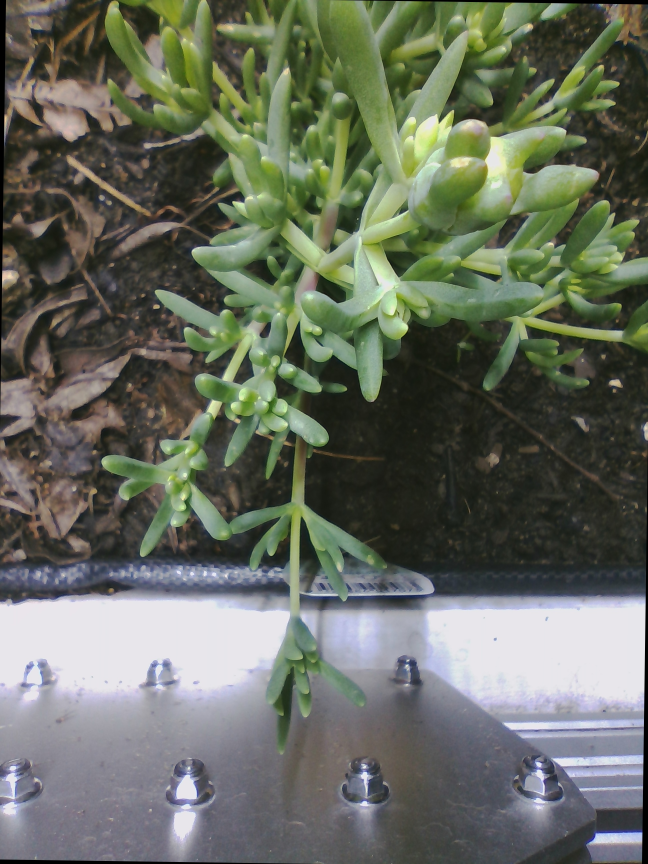
#> input picture source/513126.jpg, 1944 x 2592 px (shown at 1/3 size); its folder holds only this picture in this run
$ python genCrop.py
#> lines starting #> are read from the running program, lines starting #| are printed output that depends on the picture
# Importing Image class from PIL module
import PIL
import os
import os.path
import cv2
from PIL import Image
import asyncio
import sys
import numpy as np

# Assumes images are in 1944x2592 dimensions and in .jpg format
sourceFolder = "./source"
sourceFolderCropTopLeft = "xxx"
sourceFolderCropBottomLeft = "xxx"
currentDir="xxx"


def cropTopLeft():
    (left, upper, right, lower) = (0, 0, 1024, 1024)

    for file in os.listdir(sourceFolder):
        f_img = sourceFolder+"/"+file
        img = Image.open(f_img)
#> img is the input picture: PIL image 1944x2592 RGB; mean R, G, B 103.3, 108.9, 95.7
        # Cropping
        img = img.crop((left, upper, right, lower))
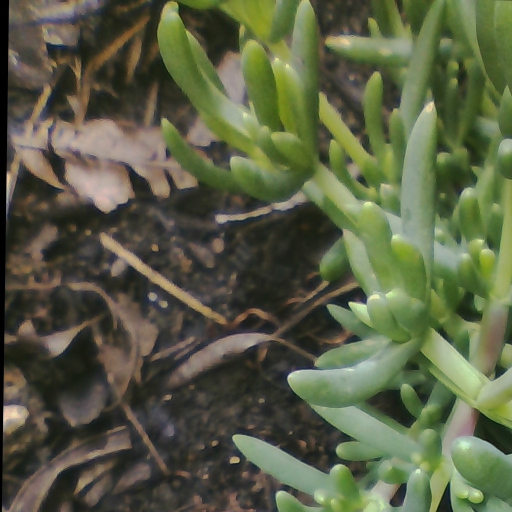
#> img: PIL image 1024x1024 RGB (shown at 1/2 size); mean R, G, B 89.4, 95.1, 68.7
        # You should change 'test' to your preferred folder.
        MYDIR = ("topLeftCrop")
        CHECK_FOLDER = os.path.isdir(MYDIR)

        # If folder doesn't exist, then create it.
        if not CHECK_FOLDER:
            os.makedirs(MYDIR)
            print("created folder : ", MYDIR)

        # You should change 'test' to your preferred folder.
        MYDIR2 = ("Final")
        CHECK_FOLDER = os.path.isdir(MYDIR2)

        # If folder doesn't exist, then create it.
        if not CHECK_FOLDER:
            os.makedirs(MYDIR2)
            print("created folder : ", MYDIR2)

        newDir = os.path.join(os.getcwd(), MYDIR)
        global sourceFolderCropTopLeft
        global currentDir
        sourceFolderCropTopLeft = newDir
        currentDir = os.path.join(os.getcwd(), "Final")

        file = "cropTopLeft" + file
        destination = os.path.join(os.getcwd(), MYDIR, file)
        destination2 = os.path.join(currentDir, file)
        #print(destination)
        img.save(destination)
        img.save(destination2)

def cropBottomLeft():
    (left, upper, right, lower) = (0, 1568, 1024, 2592)

    for file in os.listdir(sourceFolder):
        f_img = sourceFolder+"/"+file
        img = Image.open(f_img)
        # Cropping
        img = img.crop((left, upper, right, lower))
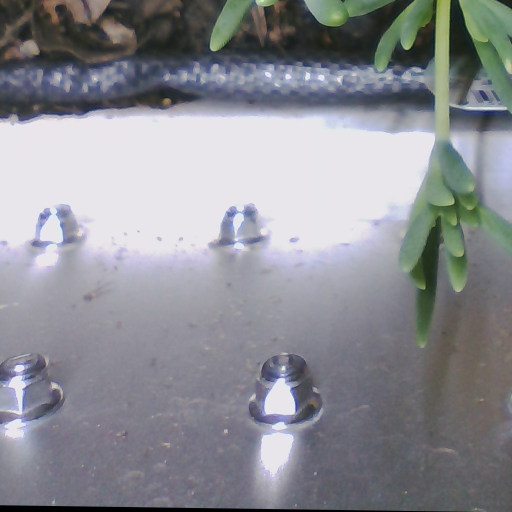
#> img: PIL image 1024x1024 RGB (shown at 1/2 size); mean R, G, B 140, 141.3, 147.2
        # You should change 'test' to your preferred folder.
        MYDIR = ("cropBottomLeft")
        CHECK_FOLDER = os.path.isdir(MYDIR)

        # If folder doesn't exist, then create it.
        if not CHECK_FOLDER:
            os.makedirs(MYDIR)
            print("created folder : ", MYDIR)

        newDir = os.path.join(os.getcwd(), MYDIR)
        global sourceFolderCropBottomLeft
        sourceFolderCropBottomLeft = newDir
        #print(sourceFolderCropBottomLeft)

        file = "cropBottomLeft" + file
        destination = os.path.join(os.getcwd(), MYDIR, file)
        #print(destination)
        destination2 = os.path.join(currentDir, file)
        #print(destination)
        img.save(destination)
        img.save(destination2)


# [162 lines left out: functions detectGreen, increaseGreen, hue, saturation, not called in this run]

        #_____END_____#


#print(len(sys.argv))
#print(str(sys.argv))


async def main():
    cropTopLeft()
    cropBottomLeft()


asyncio.run(main())

$ run again, on source/513190.jpg
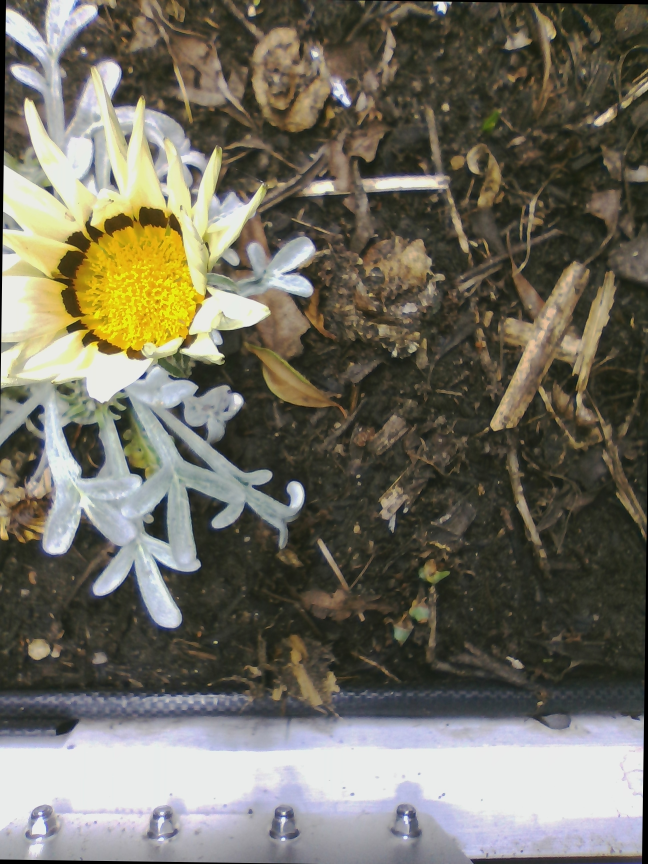
#> input picture source/513190.jpg, 1944 x 2592 px (shown at 1/3 size)
#> in cropTopLeft, img is the input picture: PIL image 1944x2592 RGB; mean R, G, B 113.3, 110, 97.1
#> in cropTopLeft, `img = img.crop((left, upper, right, lower))`:
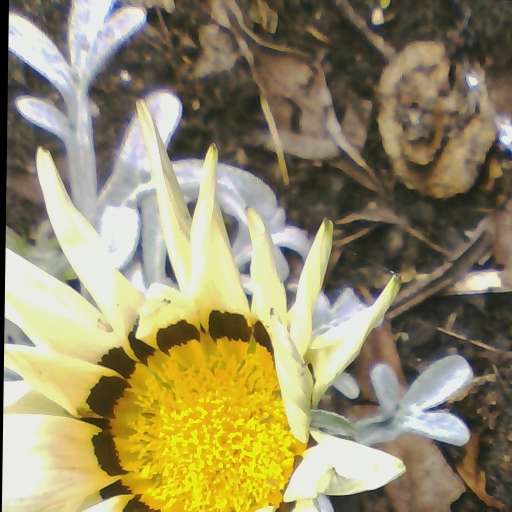
#> img: PIL image 1024x1024 RGB (shown at 1/2 size); mean R, G, B 149.2, 140, 104.5
#> in cropBottomLeft, `img = img.crop((left, upper, right, lower))`:
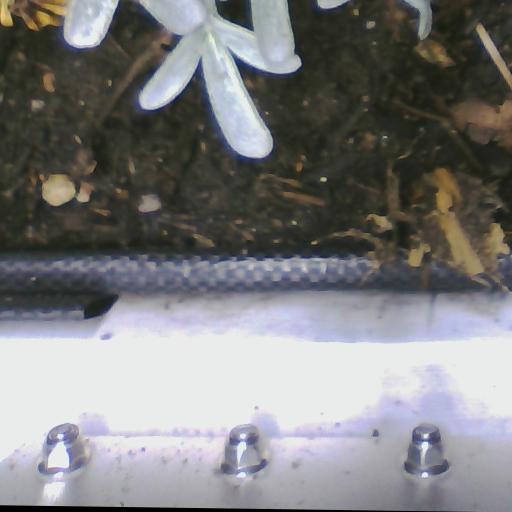
#> img: PIL image 1024x1024 RGB (shown at 1/2 size); mean R, G, B 124.8, 124.9, 125.4

$ run again, on source/513194.jpg
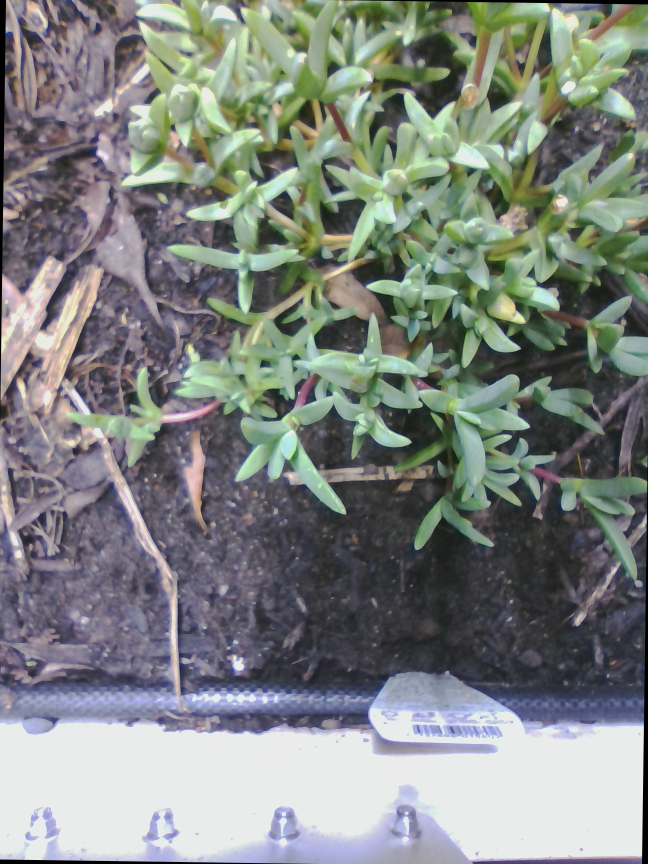
#> input picture source/513194.jpg, 1944 x 2592 px (shown at 1/3 size)
#> in cropTopLeft, img is the input picture: PIL image 1944x2592 RGB; mean R, G, B 127.7, 132.9, 129.1
#> in cropTopLeft, `img = img.crop((left, upper, right, lower))`:
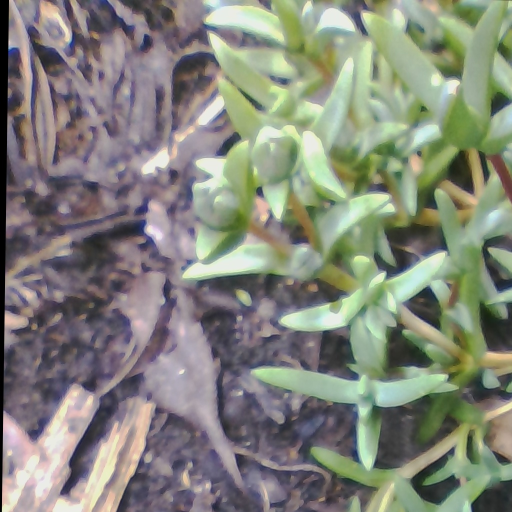
#> img: PIL image 1024x1024 RGB (shown at 1/2 size); mean R, G, B 131.1, 133.3, 122.8
#> in cropBottomLeft, `img = img.crop((left, upper, right, lower))`:
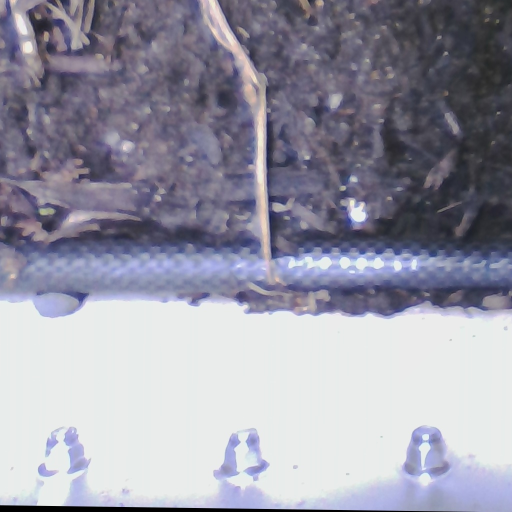
#> img: PIL image 1024x1024 RGB (shown at 1/2 size); mean R, G, B 151.7, 151, 165

$ run again, on source/513136.jpg
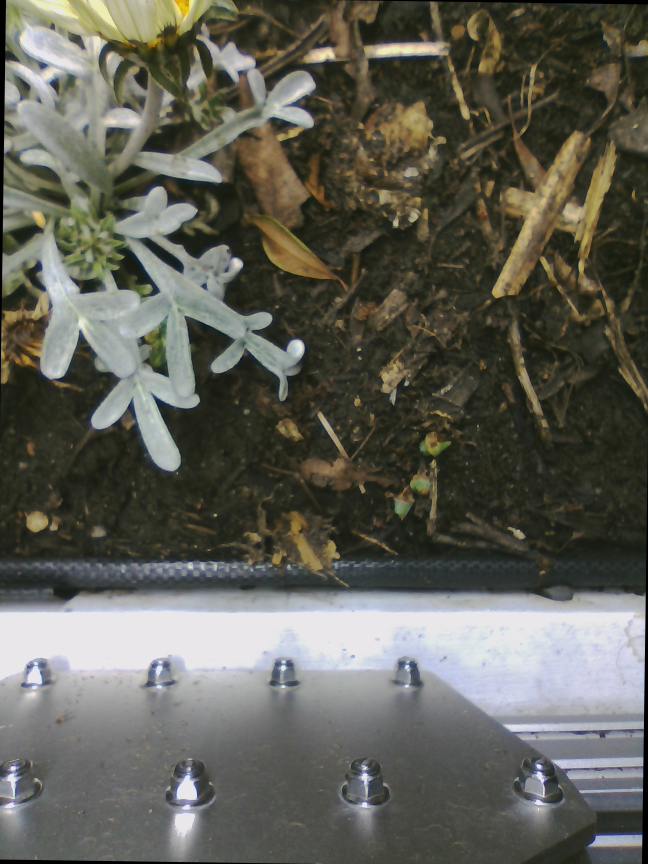
#> input picture source/513136.jpg, 1944 x 2592 px (shown at 1/3 size)
#> in cropTopLeft, img is the input picture: PIL image 1944x2592 RGB; mean R, G, B 95.7, 95.7, 86.3
#> in cropTopLeft, `img = img.crop((left, upper, right, lower))`:
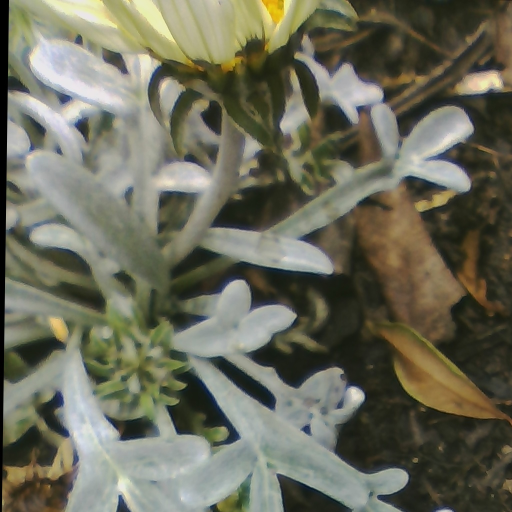
#> img: PIL image 1024x1024 RGB (shown at 1/2 size); mean R, G, B 107.7, 107.6, 90.7
#> in cropBottomLeft, `img = img.crop((left, upper, right, lower))`:
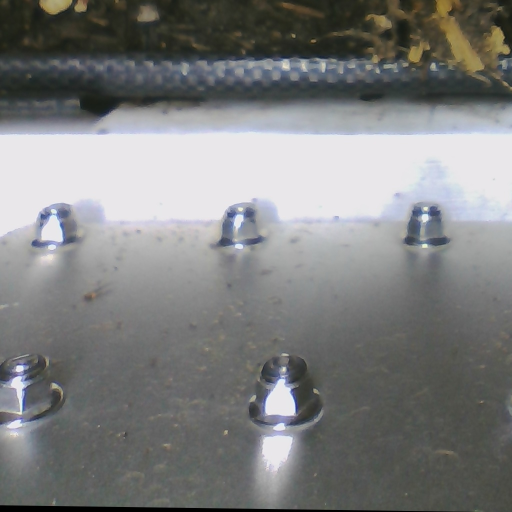
#> img: PIL image 1024x1024 RGB (shown at 1/2 size); mean R, G, B 125.8, 126.8, 126.5
